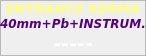
     <widget class="QFrame" name="AGDframe">
      <property name="geometry">
       <rect>
        <x>320</x>
        <y>90</y>
        <width>146</width>
        <height>56</height>
       </rect>
      </property>
      <property name="frameShape">
       <enum>QFrame::StyledPanel</enum>
      </property>
      <property name="frameShadow">
       <enum>QFrame::Raised</enum>
      </property>
      <widget class="QLabel" name="label_15">
       <property name="geometry">
        <rect>
         <x>0</x>
         <y>15</y>
         <width>146</width>
         <height>16</height>
        </rect>
       </property>
       <property name="font">
        <font>
         <family>DejaVu Sans</family>
         <pointsize>9</pointsize>
         <weight>75</weight>
         <italic>true</italic>
         <bold>true</bold>
        </font>
       </property>
       <property name="toolTip">
        <string notr="true"/>
       </property>
       <property name="statusTip">
        <string notr="true"/>
       </property>
       <property name="whatsThis">
        <string notr="true"/>
       </property>
       <property name="accessibleName">
        <string notr="true"/>
       </property>
       <property name="accessibleDescription">
        <string notr="true"/>
       </property>
       <property name="styleSheet">
        <string notr="true">background-color: rgb(255, 255, 255,0);
color: rgb(85, 0, 127);</string>
       </property>
       <property name="text">
        <string notr="true">40mm+Pb+INSTRUM.</string>
       </property>
       <property name="alignment">
        <set>Qt::AlignCenter</set>
       </property>
      </widget>
      <widget class="QLabel" name="manualKerma">
       <property name="geometry">
        <rect>
         <x>5</x>
         <y>35</y>
         <width>136</width>
         <height>16</height>
        </rect>
       </property>
       <property name="font">
        <font>
         <family>DejaVu Sans</family>
         <pointsize>14</pointsize>
         <weight>75</weight>
         <bold>true</bold>
        </font>
       </property>
       <property name="toolTip">
        <string notr="true"/>
       </property>
       <property name="statusTip">
        <string notr="true"/>
       </property>
       <property name="whatsThis">
        <string notr="true"/>
       </property>
       <property name="accessibleName">
        <string notr="true"/>
       </property>
       <property name="accessibleDescription">
        <string notr="true"/>
       </property>
       <property name="styleSheet">
        <string notr="true">color: rgb(255, 255, 255);
border-image: url(:/transparent.png);
background-color: rgb(0, 0, 0,0);</string>
       </property>
       <property name="text">
        <string notr="true">-----</string>
       </property>
       <property name="alignment">
        <set>Qt::AlignCenter</set>
       </property>
      </widget>
      <widget class="QLabel" name="label_17">
       <property name="geometry">
        <rect>
         <x>0</x>
         <y>0</y>
         <width>146</width>
         <height>16</height>
        </rect>
       </property>
       <property name="font">
        <font>
         <family>DejaVu Sans</family>
         <pointsize>10</pointsize>
         <weight>75</weight>
         <italic>true</italic>
         <bold>true</bold>
        </font>
       </property>
       <property name="toolTip">
        <string notr="true"/>
       </property>
       <property name="statusTip">
        <string notr="true"/>
       </property>
       <property name="whatsThis">
        <string notr="true"/>
       </property>
       <property name="accessibleName">
        <string notr="true"/>
       </property>
       <property name="accessibleDescription">
        <string notr="true"/>
       </property>
       <property name="styleSheet">
        <string notr="true">background-color: rgb(255, 255, 255,0);
color: rgb(255, 255, 127);</string>
       </property>
       <property name="text">
        <string notr="true">ENTRANCE KERMA</string>
       </property>
       <property name="alignment">
        <set>Qt::AlignCenter</set>
       </property>
      </widget>
     </widget>
